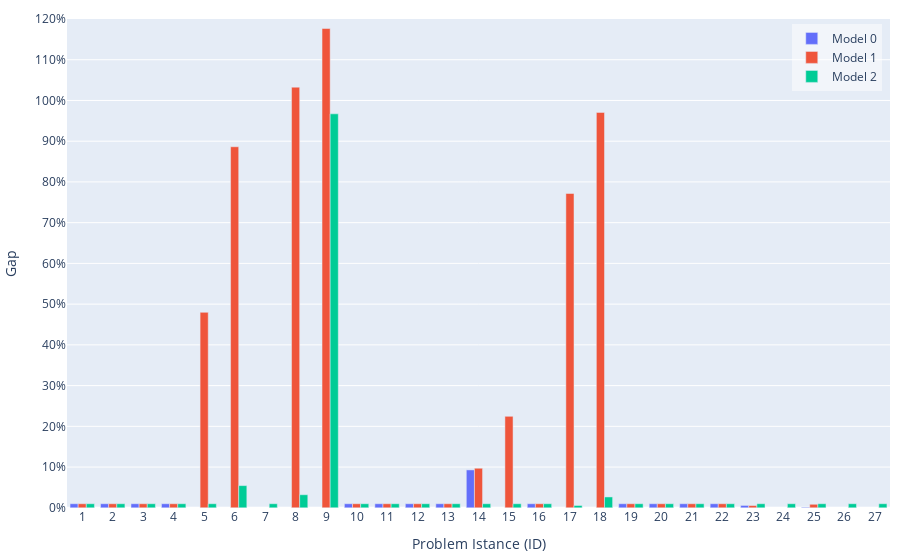

Notebook source saved alongside this figure:
### Code cell
import plotly.graph_objects as go

# Clean data
max_gap = 120
gapcleaned_df0 = df0[df0['gap'] < max_gap]
gapcleaned_df1 = df1[df1['gap'] < max_gap]
gapcleaned_df2 = df2[df2['gap'] < max_gap]

# Define a small offset value for visibility
offset = 1  # Adjust this based on your data range

# Function to add offset to zeros but keep original text
def add_offset_to_zeros(values):
    display_values = values.copy()  # For visual height
    text_values = values.copy()     # For labels/text
    display_values[display_values <= 0.05] = offset
    return display_values, text_values

# Create bar plot with visible zeros
hovertemplate_text='Model: %{customdata[0]}<br>ID: %{x}<br>Gap: %{text}%<br>Nodes: %{customdata[1]}<br>Runtime: %{customdata[2]} s<extra></extra>'
fig = go.Figure(data=[
    go.Bar(
        name='Model 0', 
        x=gapcleaned_df0['ID'], 
        y=add_offset_to_zeros(gapcleaned_df0['gap'])[0],
        text=gapcleaned_df0['gap'].apply(lambda x: f'{x:.2f}'),  # Format text to 2 decimal places
        # Create a 2D array with multiple columns
        customdata=np.dstack((gapcleaned_df0['model'], gapcleaned_df0['nodes'], gapcleaned_df0['total_time'].apply(lambda x: f'{x:.2f}')))[0],
        textposition='none',
        hovertemplate=hovertemplate_text
    ),
    go.Bar(
        name='Model 1', 
        x=gapcleaned_df1['ID'], 
        y=add_offset_to_zeros(gapcleaned_df1['gap'])[0],
        text=gapcleaned_df1['gap'].apply(lambda x: f'{x:.2f}'),
        customdata=np.dstack((gapcleaned_df1['model'], gapcleaned_df1['nodes'], gapcleaned_df1['total_time'].apply(lambda x: f'{x:.2f}')))[0],
        textposition='none',
        hovertemplate=hovertemplate_text
    ),
    go.Bar(
        name='Model 2', 
        x=gapcleaned_df2['ID'], 
        y=add_offset_to_zeros(gapcleaned_df2['gap'])[0],
        text=gapcleaned_df2['gap'].apply(lambda x: f'{x:.2f}'),
        customdata=np.dstack((gapcleaned_df2['model'], gapcleaned_df2['nodes'], gapcleaned_df2['total_time'].apply(lambda x: f'{x:.2f}')))[0],
        textposition='none',
        hovertemplate=hovertemplate_text
    ),
])

# Add a subtle visual indication for zero values
fig.update_layout(
    autosize=True,   # let the container size drive the plot
    margin=dict(l=10, r=10, t=10, b=10),    # width=1000,
    # height=600,
    barmode='group',
    yaxis = dict(
        range=[-0.05, max_gap],
        title = 'Gap',
        tickvals = list(range(0, 121, 10)),
        ticktext = [str(i) + '%' for i in range(0, 121, 10)],
    ),
    xaxis = dict(
        title = 'Problem Istance (ID)',
        tickmode = 'array',
        tickvals = list(range(0, 28)),
        ticktext = list(range(0, 28)),
    ),
    legend=dict(
        x=0.99,
        y=0.99,
        xanchor='right',
        yanchor='top',
        bgcolor='rgba(255, 255, 255, 0.5)'
    )
)

fig.show()

# # # Save as HTML
# div_schedule = plot(
#     fig, include_plotlyjs=True, config={"responsive": True}, output_type="div"
# )
# # write div snippet to file
# with open('../docs/images/results-gap.html', 'w') as f:
#     f.write(div_schedule)

### Figure 1 — Plotly figure (JSON) as saved in the notebook; plotly's stock layout.template omitted (floating-point values rounded to 4 significant figures)
{"data": [{"customdata": [[0, 3, "0.18"], [0, 529, "8.00"], [0, 116, "9.50"], [0, 680, "1.75"], [0, 36, "0.93"], [0, 3, "5.76"], [0, 98, "33.53"], [0, 96, "2.26"], [0, 4081, "300.03"], [0, 1231, "13.93"], [0, 3, "5.93"], [0, 3, "55.97"], [0, 3, "162.09"], [0, 90, "14.08"], [0, 243, "300.29"], [0, 14439, "300.04"]], "hovertemplate": "Model: %{customdata[0]}<br>ID: %{x}<br>Gap: %{text}%<br>Nodes: %{customdata[1]}<br>Runtime: %{customdata[2]} s<extra></extra>", "name": "Model 0", "text": ["0.00", "0.00", "0.00", "0.00", "0.00", "0.00", "0.00", "0.00", "9.30", "0.00", "0.00", "0.00", "0.00", "0.00", "0.58", "0.14"], "textposition": "none", "type": "bar", "x": [1, 2, 3, 4, 10, 11, 12, 13, 14, 16, 19, 20, 21, 22, 23, 25], "y": [1.0, 1.0, 1.0, 1.0, 1.0, 1.0, 1.0, 1.0, 9.304, 1.0, 1.0, 1.0, 1.0, 1.0, 0.5841, 0.1429]}, {"customdata": [[1, 3, "13.55"], [1, 697, "82.89"], [1, 84, "128.36"], [1, 711, "19.91"], [1, 14789, "393.59"], [1, 973, "420.10"], [1, 1004, "413.03"], [1, 627, "420.53"], [1, 43, "82.36"], [1, 3, "126.23"], [1, 66, "152.16"], [1, 439, "106.50"], [1, 4452, "420.38"], [1, 1228, "420.68"], [1, 1193, "116.69"], [1, 788, "420.48"], [1, 306, "421.02"], [1, 3, "126.11"], [1, 3, "178.43"], [1, 3, "284.78"], [1, 50, "132.32"], [1, 302, "423.33"], [1, 17182, "420.09"]], "hovertemplate": "Model: %{customdata[0]}<br>ID: %{x}<br>Gap: %{text}%<br>Nodes: %{customdata[1]}<br>Runtime: %{customdata[2]} s<extra></extra>", "name": "Model 1", "text": ["0.00", "0.00", "0.00", "0.00", "47.99", "88.63", "103.27", "117.66", "0.00", "0.00", "0.00", "0.00", "9.71", "22.45", "0.00", "77.16", "97.07", "0.00", "0.00", "0.00", "0.00", "0.55", "0.86"], "textposition": "none", "type": "bar", "x": [1, 2, 3, 4, 5, 6, 8, 9, 10, 11, 12, 13, 14, 15, 16, 17, 18, 19, 20, 21, 22, 23, 25], "y": [1.0, 1.0, 1.0, 1.0, 47.99, 88.63, 103.3, 117.7, 1.0, 1.0, 1.0, 1.0, 9.71, 22.45, 1.0, 77.16, 97.07, 1.0, 1.0, 1.0, 1.0, 0.5523, 0.8635]}, {"customdata": [[2, 1, "13.50"], [2, 1, "79.73"], [2, 57, "123.62"], [2, 312, "18.94"], [2, 552, "115.14"], [2, 16, "420.20"], [2, 8033, "58.30"], [2, 389, "410.87"], [2, 1, "420.22"], [2, 1, "80.94"], [2, 1, "120.84"], [2, 1, "122.93"], [2, 1, "94.74"], [2, 1767, "138.50"], [2, 1, "161.40"], [2, 1, "102.32"], [2, 684, "420.58"], [2, 1, "420.67"], [2, 1, "121.07"], [2, 1, "127.27"], [2, 1, "136.04"], [2, 1, "121.49"], [2, 1, "130.34"], [2, 1, "151.59"], [2, 1, "122.00"], [2, 3013, "364.31"], [2, 828, "388.34"]], "hovertemplate": "Model: %{customdata[0]}<br>ID: %{x}<br>Gap: %{text}%<br>Nodes: %{customdata[1]}<br>Runtime: %{customdata[2]} s<extra></extra>", "name": "Model 2", "text": ["0.00", "0.00", "0.00", "0.00", "0.00", "5.45", "0.00", "3.21", "96.72", "0.00", "0.00", "0.00", "0.00", "0.00", "0.00", "0.01", "0.57", "2.66", "0.00", "0.00", "0.00", "0.00", "0.00", "0.01", "0.01", "0.01", "0.01"], "textposition": "none", "type": "bar", "x": [1, 2, 3, 4, 5, 6, 7, 8, 9, 10, 11, 12, 13, 14, 15, 16, 17, 18, 19, 20, 21, 22, 23, 24, 25, 26, 27], "y": [1.0, 1.0, 1.0, 1.0, 1.0, 5.45, 1.0, 3.211, 96.72, 1.0, 1.0, 1.0, 1.0, 1.0, 1.0, 1.0, 0.5703, 2.664, 1.0, 1.0, 1.0, 1.0, 1.0, 1.0, 1.0, 1.0, 1.0]}], "layout": {"autosize": true, "barmode": "group", "legend": {"bgcolor": "rgba(255, 255, 255, 0.5)", "x": 0.99, "xanchor": "right", "y": 0.99, "yanchor": "top"}, "margin": {"b": 10, "l": 10, "r": 10, "t": 10}, "xaxis": {"tickmode": "array", "ticktext": [0, 1, 2, 3, 4, 5, 6, 7, 8, 9, 10, 11, 12, 13, 14, 15, 16, 17, 18, 19, 20, 21, 22, 23, 24, 25, 26, 27], "tickvals": [0, 1, 2, 3, 4, 5, 6, 7, 8, 9, 10, 11, 12, 13, 14, 15, 16, 17, 18, 19, 20, 21, 22, 23, 24, 25, 26, 27], "title": {"text": "Problem Istance (ID)"}}, "yaxis": {"range": [-0.05, 120], "ticktext": ["0%", "10%", "20%", "30%", "40%", "50%", "60%", "70%", "80%", "90%", "100%", "110%", "120%"], "tickvals": [0, 10, 20, 30, 40, 50, 60, 70, 80, 90, 100, 110, 120], "title": {"text": "Gap"}}}}
